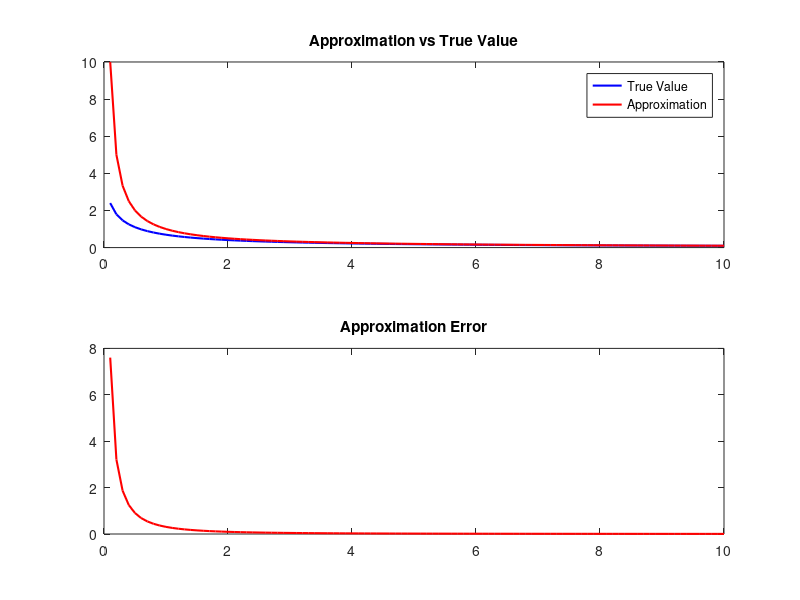

Recreate this plot in MATLAB. (Note: this script raises an error after producing the figure.)
%%%%%%%%%%%%%%%%%%%%%%%%%%%%%%%%%%%%%%%%%%%%%%%%%%%%%%%%%%%%%%%%%%%%%%%%%%
%
%             Stockholm Doctoral Program in Economics
%                     Computational Bootcamp
%
%                   Exercise: Basics in Matlab
%
%                      Kathrin Schlafmann
%
%%%%%%%%%%%%%%%%%%%%%%%%%%%%%%%%%%%%%%%%%%%%%%%%%%%%%%%%%%%%%%%%%%%%%%%%%%

clear all
clc

%% Question 2: Vectors

clear
clc

%-----------------
%a) construct a row vector of ones (length 10)
aVec = [1 1 1 1 1 1 1 1 1 1];   %brute force (quite tedious, prone to error)
aVec = ones(1,10);              %the easiest way
aVec = repmat(1,1,10);          %not very efficient in this case (overkill 
                                %for such a simple problem)
                                
%-----------------
%b) ensure you did the right thing:
% - looking at the workspace (only helpful for very small objects)
% - opening cVec in the variables window (only helpful for objects that 
%   are not too big)
% - using functions several functions (most common way once your objects 
%   become larger), examples:
size(aVec)                      %gives you the dimensions of your object
min(aVec)                       %smallest elements in aVec
max(aVec)                       %largest element in aVec
min(aVec)==max(aVec)            %are all elements the same?
aVec==1                         %are all elements in aVec equal to one? 
                                %Generates an object of the same size as 
                                %aVec with zeros and ones: 1->the statement 
                                %is true, 0->the statement is false


%-----------------
%c) transpose of a vector
bVec = aVec';                   %works
bVec = transpose(aVec);         %does the same, faster

%-----------------
%d) replacing the second element:
cVec = bVec;
cVec(2) = 0;

%check that you did the right thing by: 
% - looking at the workspace (only helpful for very small objects)
% - opening cVec in the variables window (only helpful for objects that 
%   are not too big)
% - using functions several functions after another:
test = (cVec==bVec);            %generates element-by-element indicators 
                                %whether each of the elements is identical 
                                %between the two objects
                                
sum(test==0)                    %gives you the number of elements that are 
                                %different
                                
ind = find(test==0,1,'first');  %tells you the position where test is equal 
                                %to 0 (which has been constructed to mean 
                                %that the elemeents of bVec and cVec differ 
                                %there)
                                
cVec(ind)                       %display this element that is different


%-----------------
%d) replacing last-but-one element:
cVec = bVec;
cVec(end-1) = 0;                %'end' refers to the length of this dimension


%% Question 3: Matrices
clear
clc

%-----------------
%a) construct a row vector of ones (length 10)
aMat = [1 2 3 4; 4 3 2 1; 20 15 10 5]
%to make sure that you constructed the right thing, do the same steps as
%above: what is the size of your object? Play around with locating min
%and max etc.

%-----------------
%b) construction without typing each element:
bMat1 = (1:4);
bMat2 = (4:-1:1);
bMat3 = (20:-5:5);
bMat = [bMat1; bMat2; bMat3];

%-----------------
%c) are the two matrices identical?
isequal(aMat,bMat)              %this function returns 1 if they are 
                                %identical and 0 otherwise
%-----------------
%d) replacing a row of a matrix
cMat = bMat;
cMat(end,:) = 2*ones(1,size(cMat,2));

%-----------------
%e) if you compare cMat and aMat with isequal then the results is 0 (they
%   are not identical)


%% Question 4: What does this code do?
clear
clc

nloops = 100;                       %number of loop iterations and length of vector
approx = NaN(nloops,1);             %output - initialize with NaN
trueval = NaN(nloops,1);            %output - initialize with NaN

xvals = linspace(0.1,10,nloops);    
for i=1:nloops
    x = xvals(i);
    trueval(i) = log(1+1/x);
    approx(i) = 1/x;
end

figure(1)
subplot(2,1,1)
plot(xvals,trueval,'-b','LineWidth',1.5)
hold on
plot(xvals,approx,'-r','LineWidth',1.5)
hold off
title('Approximation vs True Value')
legend('True Value','Approximation','Location','Northeast')

subplot(2,1,2)
plot(xvals,approx-trueval,'-r','LineWidth',1.5)
title('Approximation Error')


%-----------------
%f) rewrite without loop and test equivalence:
approx2 = transpose(1./xvals);
trueval2 = transpose(log(1+1./xvals));

isequal(approx,approx2)
isequal(trueval,trueval2)

clear nloops trueval approx xvals i x trueval2 approx2 




%% Question 5: Working with for-loops
clear
clc

total = 0;      %this variable will be the sum of the numbers (the result)
for i=1:100
    total = total + i;            %update the variable total here
end

%-----------------
%b) rewrite without loop:
help_vec = 1:100;
total2 = sum(help_vec);

%-----------------
%c) rewrite in one line:
total3 = sum(1:100);                %note: while this can be faster, if your 
                                    %expressions become more complicated 
                                    %then the readability of your code will 
                                    %be worse if you do everything in one 
                                    %line. This makes it more likely that 
                                    %you will make mistakes!

clear total* i



%% Question 6: Working with if-statements

clear
clc

%a) display a different text depending on the value of x
x = 50;
if x>100
    disp('value is larger than 100')
else
    disp('value is smaller than 100')
end

%b) allow for 3 thresholds
x = 50;
if x>200
    disp('value is larger than 200')
elseif x>100
    disp('value is between 100 and 200')
else
    disp('value is smaller than 100')
end

clear x

%% Question 7: Working with functions
clear
clc

var1 = 2;
var2 = 5;

[output1,output2,output3,output4] = firstFunction(var1,var2);


%% Question 8: Working with functions cont'd
clear
clc

%-----------
%(a) manually coding OLS regressions
X = [ones(150,1) rand(150,3)];                      %exogenous regressors
y = 3*X(:,1) + 0.5*X(:,2) - 5*X(:,3) - 0.1*X(:,4);  %dependent variable

beta = (X'*X)^(-1)*X'*y;                            %OLS coefficient estimate
 

%-----------
%(b) writing a function to compute OLS coefficients
y2 = 7*X(:,1) - 5*X(:,2) - 3*X(:,3) - 0.1*X(:,4);   %more variables of interest
y3 = 0.5*X(:,2) + 2*X(:,3) - 3*X(:,4);
y4 = 4*X(:,1) - 0.5*X(:,2);

beta = myRegression(X,y); 


%-----------
%(c) systematically computing OLS for all dependent variables using a loop

Y = [y y2 y3 y4];                           %put all dependent variables in 
                                            %a matrix (looping over variable 
                                            %names is possible more tedious)
                                            
beta_all = NaN(size(X,2),size(Y,2));        %initialize the output matrix
for i=1:size(Y,2)                           %loop over all dependent variables
    beta_all(:,i) = myRegression(X,Y(:,i));
end


%% Question 9: Monte Carlo Simulation
clear
% clc

Nobs = 20;          %number of observations in each sample
T = 1000;           %number of repetitions

a = 0.1;            %intercept of true relationship y = a + b*x
b = 1.2;            %slope                  ''
sigma_eps = 0.05;    %standard deviation of noise

beta_vec = NaN(T,2);    %initalize the result matrix of estimates

for i=1:T
    
    x = randn(Nobs,1);              %random draw of the sample (size Nobs)
    epsilon = sigma_eps*randn(Nobs,1);  %random draw of noise (size Nobs)
    y = a + b*x + epsilon;              %corresponding values y
    
    beta_vec(i,:) = myRegression([ones(Nobs,1) x],y);  %save estimate from each run
    clear x y
   
end

mean_beta = mean(beta_vec); %compute mean of estimates
std_beta = std(beta_vec);   %compute standard deviation of estimates
fprintf('mean estimate of b = %1.4f \n', mean_beta(2))
fprintf('standard error = %1.4f \n', std_beta(2))

figure(1)                   %plot histogram of estimates of b
histogram(beta_vec(:,2),50)
hold on
plot(b*ones(10,1),linspace(0,T/10,10),'-r','LineWidth',2)
hold off


%--------------
%(c) get the same random draws each time you execute: set a seed before
%    going into the for-loop: rng(255)
%    note: the number 255 (=the seed) is arbitrary here (different seeds 
%          lead to different random draws, but for a given seed the draws 
%          are identical each time you execute 






